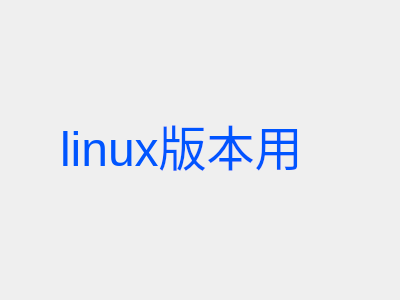
<?xml version="1.0" encoding="UTF-8"?>
<ui version="4.0">
 <class>linux_spec_widget</class>
 <widget class="QWidget" name="linux_spec_widget">
  <property name="geometry">
   <rect>
    <x>0</x>
    <y>0</y>
    <width>400</width>
    <height>300</height>
   </rect>
  </property>
  <property name="windowTitle">
   <string>Form</string>
  </property>
  <widget class="QLabel" name="label">
   <property name="geometry">
    <rect>
     <x>60</x>
     <y>90</y>
     <width>321</width>
     <height>111</height>
    </rect>
   </property>
   <property name="text">
    <string>&lt;html&gt;&lt;head/&gt;&lt;body&gt;&lt;p&gt;&lt;span style=&quot; font-size:36pt; color:#0055ff;&quot;&gt;linux版本用&lt;/span&gt;&lt;/p&gt;&lt;/body&gt;&lt;/html&gt;</string>
   </property>
  </widget>
 </widget>
 <resources/>
 <connections/>
</ui>
